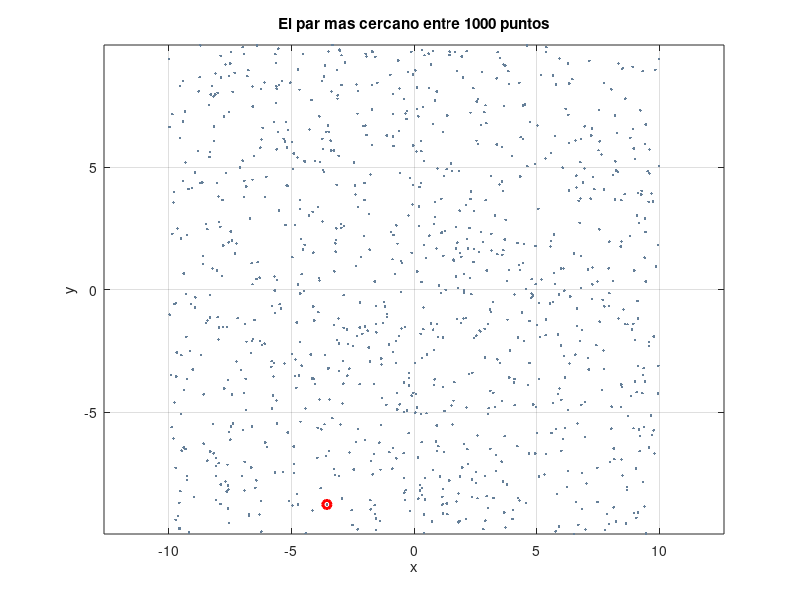

This figure's MATLAB source:
function [par, distancia, evaluaciones] = par_mas_cercano(puntos)
%PAR_MAS_CERCANO Divide y venceras para puntos del plano.
% Ejemplo de 1000 monedas: par_mas_cercano
% Datos propios: [par,d,c] = par_mas_cercano([0 0; 3 4; 0.1 0]);
% Cada fila de puntos contiene [x y]; par contiene indices de sus filas.
% Peor caso Theta(n log n), espacio auxiliar O(n).
% Las evaluaciones cuentan distancias, no todas las operaciones.

mostrar = nargin == 0;
if mostrar
    rng(2026, 'twister');
    puntos = -10 + 20*rand(1000,2);
end
validateattributes(puntos, {'numeric'}, ...
    {'real','finite','2d','ncols',2});
n = size(puntos,1);
if n < 2
    error('Se necesitan al menos dos puntos.');
end

% ID = fila original. Ordenamos por x y por y una sola vez.
Px = sortrows([puntos, (1:n)'], [1 2 3]);
% El rango por x identifica a que mitad pertenece cada punto.
Px(:,4) = (1:n)';
Py = sortrows(Px, [2 1 3]);
[par, d2, evaluaciones] = resolver(Px, Py);
distancia = sqrt(d2); % Una sola raiz al final.

fprintf('Filas del par mas cercano: %d y %d\n', par(1), par(2));
fprintf('Coordenadas:\n'); disp(puntos(par,:));
fprintf('Distancia: %.10f\nEvaluaciones: %d\n', ...
    distancia, evaluaciones);

if mostrar
    % Comprobacion independiente sobre los mismos 1000 puntos.
    [~, d2Bruta, cBruta] = fuerza_bruta(Px);
    tolerancia = 1e-12 * max(1,abs(d2Bruta));
    assert(abs(d2-d2Bruta) <= tolerancia, ...
        'Las distancias minimas no coinciden.');
    fprintf('Fuerza bruta: %d evaluaciones. Distancia verificada.\n', ...
        cBruta);
    figure;
    plot(puntos(:,1), puntos(:,2), '.', 'Color', [0.4 0.5 0.6]);
    hold on;
    plot(puntos(par,1), puntos(par,2), 'ro-', 'LineWidth', 2);
    axis equal; grid on; xlabel('x'); ylabel('y');
    title('El par mas cercano entre 1000 puntos');
end
end

function [par, d2, contador] = resolver(Px, Py)
n = size(Px,1);
if n <= 3
    [par, d2, contador] = fuerza_bruta(Px);
    return;
end

% DIVIDIR: dos mitades equilibradas por numero de puntos.
mitad = floor(n/2);
xDivision = Px(mitad,1);
esIzquierda = Py(:,4) <= Px(mitad,4);
% La seleccion conserva el orden por y incluso cuando hay empates en x.

% VENCER: resolver cada mitad recursivamente.
[parI, dI, cI] = resolver(Px(1:mitad,:), Py(esIzquierda,:));
[parD, dD, cD] = resolver(Px(mitad+1:end,:), Py(~esIzquierda,:));
contador = cI + cD;
if dI <= dD
    par = parI; d2 = dI;
else
    par = parD; d2 = dD;
end
if d2 == 0
    return; % No existe una distancia menor que cero.
end

% COMBINAR: el par global tambien podria cruzar la division.
% La franja ya esta ordenada por y: no se vuelve a ordenar.
franja = Py((Py(:,1)-xDivision).^2 < d2,:);
m = size(franja,1);
for a = 1:m
    % Por el argumento geometrico bastan los siguientes siete puntos.
    for b = a+1:min(a+7,m)
        dy = franja(b,2)-franja(a,2);
        if dy^2 >= d2
            break;
        end
        dx = franja(b,1)-franja(a,1);
        candidato = dx^2 + dy^2;
        contador = contador + 1;
        if candidato < d2
            d2 = candidato;
            par = [franja(a,3), franja(b,3)];
            if d2 == 0
                return;
            end
        end
    end
end
end

function [par, d2, contador] = fuerza_bruta(P)
% Caso base y metodo de referencia: comparar todas las parejas distintas.
n = size(P,1);
d2 = Inf; par = [NaN NaN]; contador = 0;
for a = 1:n-1
    for b = a+1:n
        dx = P(a,1)-P(b,1);
        dy = P(a,2)-P(b,2);
        candidato = dx^2 + dy^2;
        contador = contador + 1;
        if candidato < d2
            d2 = candidato;
            par = [P(a,3), P(b,3)];
        end
    end
end
end
